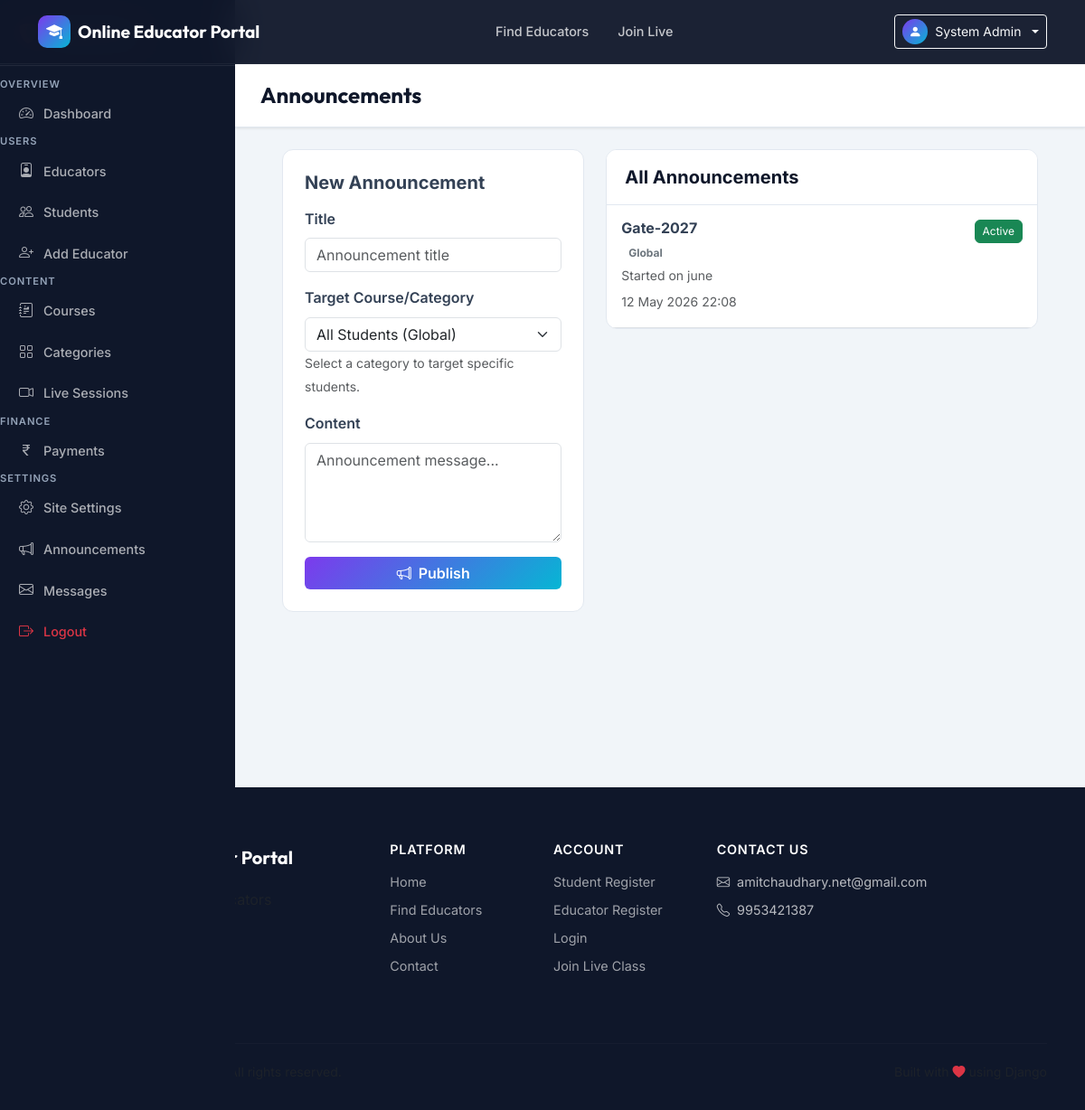
Before: /api/admin-panel/announcements/ (signed in) with the older database file.
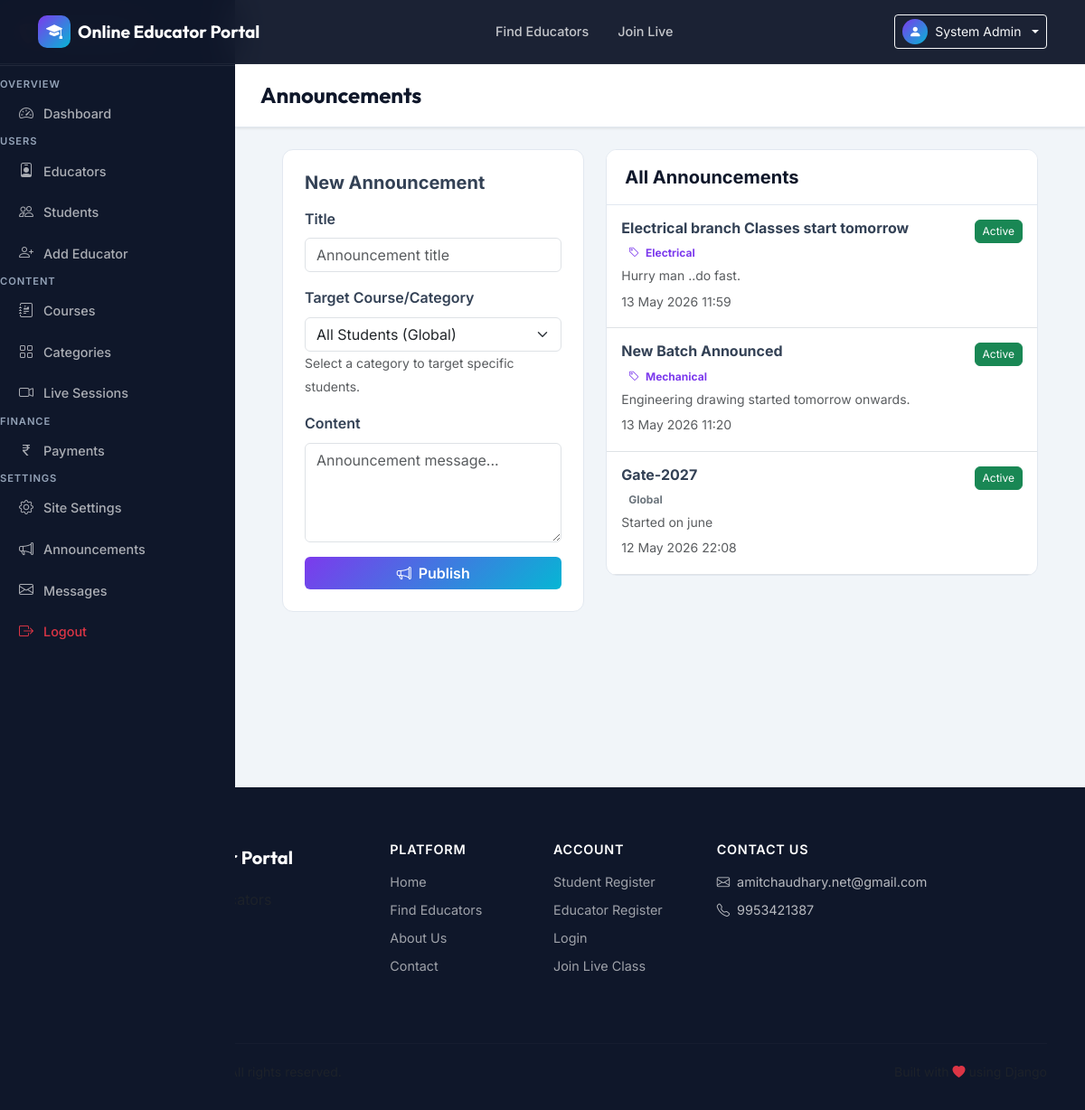
After: the same page with the newer database file.
### apps/core/models.py (models this page shows, shortened)
class Announcement(models.Model):
    title = models.CharField(max_length=200)
    content = models.TextField()
    category = models.ForeignKey('courses.Category', on_delete=models.SET_NULL, null=True, blank=True, help_text="Target category. Leave blank for all students.")
    is_active = models.BooleanField(default=True)
    created_by = models.ForeignKey(User, on_delete=models.SET_NULL, null=True)
    created_at = models.DateTimeField(auto_now_add=True)

### apps/courses/models.py (models this page shows, shortened)
class Category(models.Model):
    name = models.CharField(max_length=100)
    slug = models.SlugField(unique=True)
    icon = models.CharField(max_length=50, default='book', help_text='Bootstrap icon name')
    description = models.TextField(blank=True)
    class Meta:
        verbose_name_plural = 'Categories'

### apps/api/admin_views.py (the view)
    def wrapper(request, *args, **kwargs):
        if not request.user.is_authenticated:
            return redirect('login')
        if request.user.role != 'admin':
            messages.error(request, 'Admin access required.')
            return redirect('home')
        return view_func(request, *args, **kwargs)

### apps/api/admin_views.py (called while the page is built, shortened)
def admin_required(view_func):
    def wrapper(request, *args, **kwargs):
        if not request.user.is_authenticated:
            return redirect('login')
        if request.user.role != 'admin':
            messages.error(request, 'Admin access required.')
            return redirect('home')
        return view_func(request, *args, **kwargs)
    wrapper.__name__ = view_func.__name__
    return wrapper

@admin_required
def announcements_admin(request):
    announcements = Announcement.objects.all().select_related('category').order_by('-created_at')
    categories = Category.objects.all()
    return render(request, 'admin_panel/announcements.html', {
        'announcements': announcements,
        'categories': categories
    })

### apps/core/context_processors.py (called while the page is built)
def site_settings(request):
    return {'site_settings': SiteSettings.get_settings()}

### apps/core/models.py (called while the page is built)
    @classmethod
    def get_settings(cls):
        obj, _ = cls.objects.get_or_create(pk=1)
        return obj

### templates/admin_panel/announcements.html (shortened to what this page needs)
{% extends 'base.html' %}
{% block body_class %}dashboard-body{% endblock %}
{% block content %}
<div class="dashboard-layout">
  {% include 'admin_panel/sidebar.html' %}
  <div class="dashboard-main">
    <div class="dashboard-topbar"><h4 class="mb-0">Announcements</h4></div>
    <div class="p-4">
      <div class="row g-4">
        <div class="col-lg-5">
          <div class="dash-card p-4">
            <h5 class="fw-bold mb-3">New Announcement</h5>
            <form method="post">{% csrf_token %}
              <div class="mb-3"><label class="form-label fw-semibold">Title</label><input type="text" name="title" class="form-control" required placeholder="Announcement title"></div>
              <div class="mb-3"><label class="form-label fw-semibold">Target Course/Category</label>
                <select name="category" class="form-select">
                  <option value="">All Students (Global)</option>
                </select>
                <small class="text-muted">Select a category to target specific students.</small>
              </div>
              <div class="mb-3"><label class="form-label fw-semibold">Content</label><textarea name="content" class="form-control" rows="4" required placeholder="Announcement message..."></textarea></div>
              <button type="submit" class="btn btn-primary w-100"><i class="bi bi-megaphone me-2"></i>Publish</button>
            </form>
          </div>
        </div>
        <div class="col-lg-7">
          <div class="dash-card">
            <div class="dash-card-header"><h5 class="mb-0">All Announcements</h5></div>
            {% for ann in announcements %}
            <div class="p-3 border-bottom">
              <div class="d-flex justify-content-between align-items-start">
                <div>
                  <h6 class="mb-1 fw-bold">{{ ann.title }}</h6>
                  {% if ann.category %}
                    <span class="badge bg-soft-primary text-primary mb-1"><i class="bi bi-tag me-1"></i> {{ ann.category.name }}</span>
                  {% else %}
                    <span class="badge bg-soft-secondary text-secondary mb-1">Global</span>
                  {% endif %}
                  <p class="text-muted small mb-1">{{ ann.content }}</p>
                  <small class="text-muted">{{ ann.created_at|date:"d M Y H:i" }}</small>
                </div>
                <div class="d-flex gap-1 ms-3">
                  <a href="{% url 'toggle_announcement' ann.pk %}" class="btn btn-xs {% if ann.is_active %}btn-success{% else %}btn-outline-secondary{% endif %}">{% if ann.is_active %}Active{% else %}Inactive{% endif %}</a>
                </div>
              </div>
            </div>
            {% empty %}<p class="text-muted text-center p-4">No announcements yet.</p>{% endfor %}
          </div>
        </div>
      </div>
    </div>
  </div>
</div>
{% endblock %}

Changed rows visible on the page:
added Announcement: title "Electrical branch Classes start tomorrow", category.name "Electrical", content "Hurry man ..do fast.", created_at "13 May 2026 11:59", is_active "Active"
added Announcement: title "New Batch Announced", category.name "Mechanical", content "Engineering drawing started tomorrow onwards.", created_at "13 May 2026 11:20", is_active "Active"
